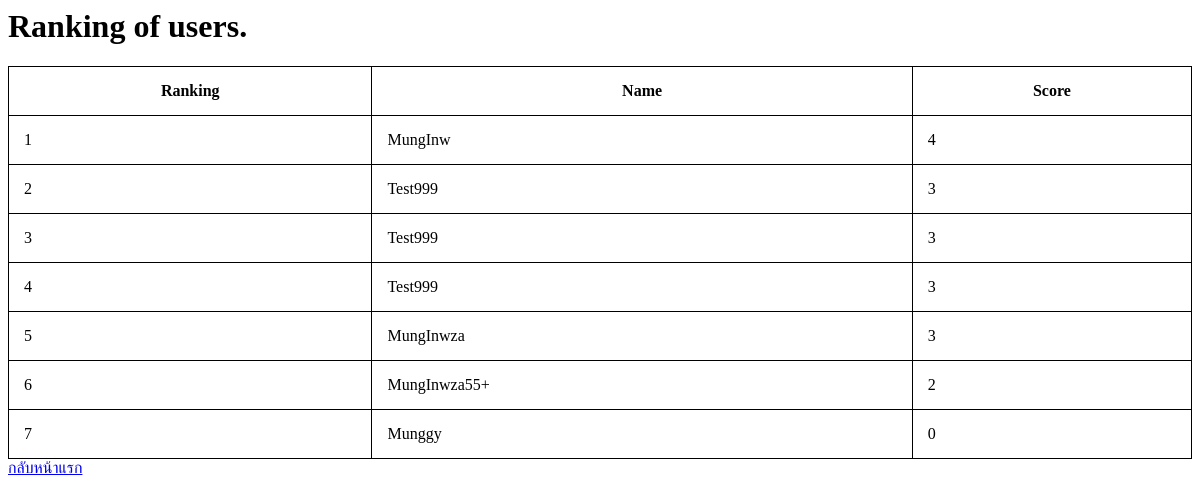
The app's page /quiz/ranking/, older data.
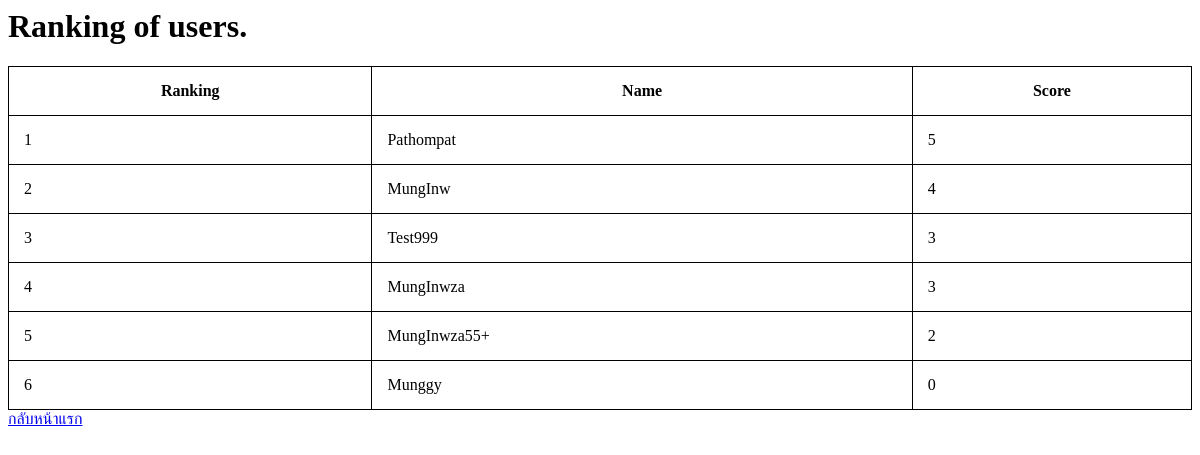
The same page, newer data.
### quiz/models.py (models this page shows, shortened)
class User_answer(models.Model):
    user_name = models.CharField(max_length=20)
    score = models.IntegerField(default=0)

### quiz/views.py (the view)
def ranking(request):
    topscore_list = User_answer.objects.order_by('-score')[:20]
    context = {'user': topscore_list}
    return render(request, 'quiz/ranking.html',context)

### quiz/templates/quiz/ranking.html (shortened to what this page needs)
<h1>Ranking of users.</h1>
</head>
<body>
<table style="width:100%">
  <tr>
    <th>Ranking</th>
    <th>Name</th>
    <th>Score</th>
  </tr>
{% for user in user.all %}
  <tr>
    <td>{{forloop.counter}}</td>
    <td>{{user.user_name}}</td>
    <td>{{user.score}}</td>
  </tr>
{% endfor %}
</table>
</body>
</html>
<a href="{% url 'quiz:index' %}">กลับหน้าแรก<br>

Row changes from the older to the newer data that the page shows:
removed User_answer: user_name "Test999", score "3"
removed User_answer: user_name "Test999", score "3"
added User_answer: user_name "Pathompat", score "5"
